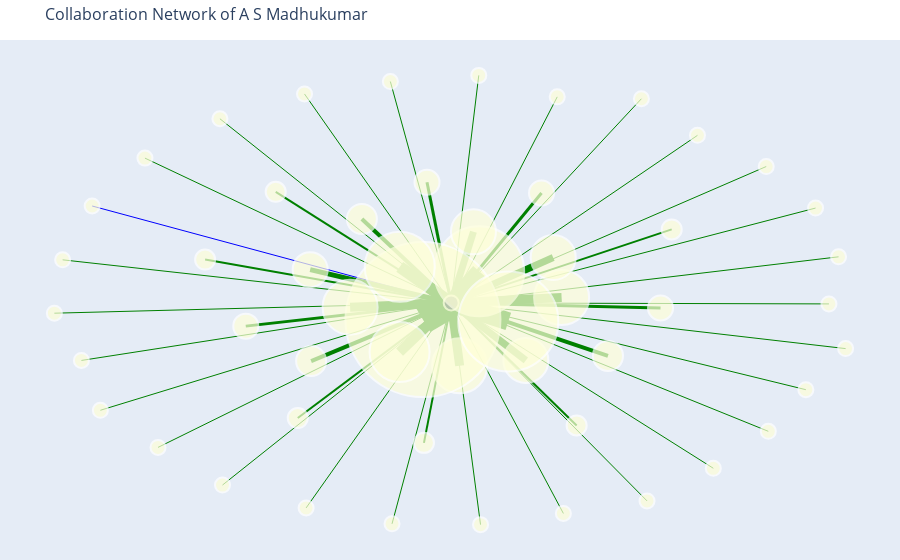

Here is the notebook cell this chart was saved with:
### Code cell
import networkx as nx
import plotly.graph_objs as go

def network_graph(colloboration_df:pd.DataFrame,target_author:str):

    G = nx.Graph()

    for index, row in collaboration_df.iterrows():
        source = row['Source']
        target = row['Target']
        affiliation = row['Affiliation']

        if G.has_edge(source, target):
            G[source][target]['weight'] += 1
        else:
            G.add_edge(source, target, weight=1, affiliation=affiliation)

    # Extract subgraph for the target author
    subgraph_nodes = [neighbor for neighbor in G.neighbors(target_author)] + [target_author]
    H = G.subgraph(subgraph_nodes)

    # Positioning of nodes
    pos = nx.spring_layout(H)

    # Edge traces
    edge_traces = []
    for edge in H.edges():
        x0, y0 = pos[edge[0]]
        x1, y1 = pos[edge[1]]
        width = H[edge[0]][edge[1]]['weight']
        color = 'blue' if H[edge[0]][edge[1]]['affiliation'] == 'NTU' else 'green'

        edge_trace = go.Scatter(
            x=[x0, x1], y=[y0, y1],
            line=dict(width=width, color=color),
            hoverinfo='none',
            mode='lines')
        edge_traces.append(edge_trace)

    # Node trace
    node_x = [pos[node][0] for node in H.nodes()]
    node_y = [pos[node][1] for node in H.nodes()]

    node_sizes = [15 if node == target_author else 10 + 5*H[target_author][node]['weight'] for node in H.nodes()]

    node_trace = go.Scatter(
        x=node_x, y=node_y,
        mode='markers',
        hoverinfo='text',
        marker=dict(
            colorscale='YlGnBu',
            size=node_sizes,
            line_width=2))

    node_adjacencies = []
    node_text = []
    for node in H.nodes():
        collaborations_with_target = H[target_author][node]['weight'] if node != target_author else ''
        node_text.append(f"{node}<br>Collaborations with {target_author}: {collaborations_with_target}")

    node_trace.marker.color = [len(list(H.neighbors(node))) for node in H.nodes()]
    node_trace.text = node_text

    # Create the figure
    fig = go.Figure(data=edge_traces + [node_trace],
                 layout=go.Layout(
                    title='Collaboration Network of ' + target_author,
                    titlefont_size=16,
                    showlegend=False,
                    hovermode='closest',
                    margin=dict(b=0, l=0, r=0, t=40),
                    xaxis=dict(showgrid=False, zeroline=False, showticklabels=False),
                    yaxis=dict(showgrid=False, zeroline=False, showticklabels=False))
                    )
    return fig

network_graph(collaboration_df,'A S Madhukumar')

### Figure 1 — Plotly figure (JSON) as saved in the notebook; plotly's stock layout.template omitted (floating-point values rounded to 4 significant figures)
{"data": [{"hoverinfo": "none", "line": {"color": "green", "width": 2}, "mode": "lines", "type": "scatter", "x": [-0.005327, -0.3888], "y": [-0.002943, -0.5105]}, {"hoverinfo": "none", "line": {"color": "green", "width": 1}, "mode": "lines", "type": "scatter", "x": [-0.005327, -0.1532], "y": [-0.002943, -0.9768]}, {"hoverinfo": "none", "line": {"color": "green", "width": 4}, "mode": "lines", "type": "scatter", "x": [-0.005327, 0.3865], "y": [-0.002943, -0.2366]}, {"hoverinfo": "none", "line": {"color": "green", "width": 9}, "mode": "lines", "type": "scatter", "x": [-0.005327, 0.2706], "y": [-0.002943, 0.02097]}, {"hoverinfo": "none", "line": {"color": "green", "width": 9}, "mode": "lines", "type": "scatter", "x": [-0.005327, 0.01586], "y": [-0.002943, -0.2799]}, {"hoverinfo": "none", "line": {"color": "green", "width": 4}, "mode": "lines", "type": "scatter", "x": [-0.005327, -0.2285], "y": [-0.002943, 0.3669]}, {"hoverinfo": "none", "line": {"color": "green", "width": 16}, "mode": "lines", "type": "scatter", "x": [-0.005327, 0.06454], "y": [-0.002943, 0.1369]}, {"hoverinfo": "none", "line": {"color": "green", "width": 7}, "mode": "lines", "type": "scatter", "x": [-0.005327, 0.1813], "y": [-0.002943, -0.2563]}, {"hoverinfo": "none", "line": {"color": "green", "width": 7}, "mode": "lines", "type": "scatter", "x": [-0.005327, 0.05034], "y": [-0.002943, 0.3104]}, {"hoverinfo": "none", "line": {"color": "green", "width": 2}, "mode": "lines", "type": "scatter", "x": [-0.005327, -0.0734], "y": [-0.002943, -0.6199]}, {"hoverinfo": "none", "line": {"color": "green", "width": 1}, "mode": "lines", "type": "scatter", "x": [-0.005327, -0.1574], "y": [-0.002943, 0.9729]}, {"hoverinfo": "none", "line": {"color": "green", "width": 1}, "mode": "lines", "type": "scatter", "x": [-0.005327, 0.06804], "y": [-0.002943, -0.9802]}, {"hoverinfo": "none", "line": {"color": "green", "width": 2}, "mode": "lines", "type": "scatter", "x": [-0.005327, -0.4439], "y": [-0.002943, 0.4866]}, {"hoverinfo": "none", "line": {"color": "green", "width": 2}, "mode": "lines", "type": "scatter", "x": [-0.005327, -0.6203], "y": [-0.002943, 0.1882]}, {"hoverinfo": "none", "line": {"color": "green", "width": 1}, "mode": "lines", "type": "scatter", "x": [-0.005327, 0.6101], "y": [-0.002943, 0.7356]}, {"hoverinfo": "none", "line": {"color": "green", "width": 1}, "mode": "lines", "type": "scatter", "x": [-0.005327, 0.782], "y": [-0.002943, 0.5982]}, {"hoverinfo": "none", "line": {"color": "green", "width": 1}, "mode": "lines", "type": "scatter", "x": [-0.005327, 0.47], "y": [-0.002943, 0.8969]}, {"hoverinfo": "none", "line": {"color": "green", "width": 29}, "mode": "lines", "type": "scatter", "x": [-0.005327, -0.07587], "y": [-0.002943, -0.07661]}, {"hoverinfo": "none", "line": {"color": "green", "width": 3}, "mode": "lines", "type": "scatter", "x": [-0.005327, -0.06577], "y": [-0.002943, 0.5287]}, {"hoverinfo": "none", "line": {"color": "green", "width": 1}, "mode": "lines", "type": "scatter", "x": [-0.005327, 0.9804], "y": [-0.002943, -0.2043]}, {"hoverinfo": "none", "line": {"color": "green", "width": 9}, "mode": "lines", "type": "scatter", "x": [-0.005327, -0.258], "y": [-0.002943, -0.02195]}, {"hoverinfo": "none", "line": {"color": "green", "width": 1}, "mode": "lines", "type": "scatter", "x": [-0.005327, -0.8821], "y": [-0.002943, -0.4762]}, {"hoverinfo": "none", "line": {"color": "green", "width": 1}, "mode": "lines", "type": "scatter", "x": [-0.005327, 0.0636], "y": [-0.002943, 1.0]}, {"hoverinfo": "none", "line": {"color": "green", "width": 1}, "mode": "lines", "type": "scatter", "x": [-0.005327, -0.9763], "y": [-0.002943, 0.187]}, {"hoverinfo": "none", "line": {"color": "blue", "width": 1}, "mode": "lines", "type": "scatter", "x": [-0.005327, -0.9026], "y": [-0.002943, 0.4242]}, {"hoverinfo": "none", "line": {"color": "green", "width": 2}, "mode": "lines", "type": "scatter", "x": [-0.005327, 0.3082], "y": [-0.002943, -0.543]}, {"hoverinfo": "none", "line": {"color": "green", "width": 1}, "mode": "lines", "type": "scatter", "x": [-0.005327, -0.738], "y": [-0.002943, -0.6398]}, {"hoverinfo": "none", "line": {"color": "green", "width": 3}, "mode": "lines", "type": "scatter", "x": [-0.005327, 0.2204], "y": [-0.002943, 0.4818]}, {"hoverinfo": "none", "line": {"color": "green", "width": 18}, "mode": "lines", "type": "scatter", "x": [-0.005327, 0.1374], "y": [-0.002943, -0.08453]}, {"hoverinfo": "none", "line": {"color": "green", "width": 1}, "mode": "lines", "type": "scatter", "x": [-0.005327, 0.9628], "y": [-0.002943, 0.2002]}, {"hoverinfo": "none", "line": {"color": "green", "width": 1}, "mode": "lines", "type": "scatter", "x": [-0.005327, -0.5833], "y": [-0.002943, 0.8087]}, {"hoverinfo": "none", "line": {"color": "green", "width": 12}, "mode": "lines", "type": "scatter", "x": [-0.005327, -0.1339], "y": [-0.002943, 0.156]}, {"hoverinfo": "none", "line": {"color": "green", "width": 10}, "mode": "lines", "type": "scatter", "x": [-0.005327, -0.1343], "y": [-0.002943, -0.2194]}, {"hoverinfo": "none", "line": {"color": "green", "width": 3}, "mode": "lines", "type": "scatter", "x": [-0.005327, -0.5187], "y": [-0.002943, -0.1053]}, {"hoverinfo": "none", "line": {"color": "green", "width": 5}, "mode": "lines", "type": "scatter", "x": [-0.005327, -0.3577], "y": [-0.002943, 0.1436]}, {"hoverinfo": "none", "line": {"color": "green", "width": 1}, "mode": "lines", "type": "scatter", "x": [-0.005327, -0.3679], "y": [-0.002943, -0.9065]}, {"hoverinfo": "none", "line": {"color": "green", "width": 1}, "mode": "lines", "type": "scatter", "x": [-0.005327, 0.9053], "y": [-0.002943, 0.4151]}, {"hoverinfo": "none", "line": {"color": "green", "width": 1}, "mode": "lines", "type": "scatter", "x": [-0.005327, 0.9387], "y": [-0.002943, -0.00734]}, {"hoverinfo": "none", "line": {"color": "green", "width": 1}, "mode": "lines", "type": "scatter", "x": [-0.005327, -0.9294], "y": [-0.002943, -0.2566]}, {"hoverinfo": "none", "line": {"color": "green", "width": 1}, "mode": "lines", "type": "scatter", "x": [-0.005327, 0.4841], "y": [-0.002943, -0.8756]}, {"hoverinfo": "none", "line": {"color": "green", "width": 7}, "mode": "lines", "type": "scatter", "x": [-0.005327, 0.2496], "y": [-0.002943, 0.1974]}, {"hoverinfo": "none", "line": {"color": "green", "width": 1}, "mode": "lines", "type": "scatter", "x": [-0.005327, 0.7872], "y": [-0.002943, -0.5689]}, {"hoverinfo": "none", "line": {"color": "green", "width": 4}, "mode": "lines", "type": "scatter", "x": [-0.005327, -0.3553], "y": [-0.002943, -0.2591]}, {"hoverinfo": "none", "line": {"color": "green", "width": 1}, "mode": "lines", "type": "scatter", "x": [-0.005327, -0.7706], "y": [-0.002943, 0.6352]}, {"hoverinfo": "none", "line": {"color": "green", "width": 2}, "mode": "lines", "type": "scatter", "x": [-0.005327, 0.5458], "y": [-0.002943, 0.321]}, {"hoverinfo": "none", "line": {"color": "green", "width": 1}, "mode": "lines", "type": "scatter", "x": [-0.005327, 0.2751], "y": [-0.002943, -0.931]}, {"hoverinfo": "none", "line": {"color": "green", "width": 1}, "mode": "lines", "type": "scatter", "x": [-0.005327, 0.2597], "y": [-0.002943, 0.9053]}, {"hoverinfo": "none", "line": {"color": "green", "width": 3}, "mode": "lines", "type": "scatter", "x": [-0.005327, 0.5178], "y": [-0.002943, -0.02519]}, {"hoverinfo": "none", "line": {"color": "green", "width": 1}, "mode": "lines", "type": "scatter", "x": [-0.005327, -0.997], "y": [-0.002943, -0.04825]}, {"hoverinfo": "none", "line": {"color": "green", "width": 1}, "mode": "lines", "type": "scatter", "x": [-0.005327, -0.5768], "y": [-0.002943, -0.8057]}, {"hoverinfo": "none", "line": {"color": "green", "width": 1}, "mode": "lines", "type": "scatter", "x": [-0.005327, 0.6498], "y": [-0.002943, -0.7319]}, {"hoverinfo": "none", "line": {"color": "green", "width": 1}, "mode": "lines", "type": "scatter", "x": [-0.005327, 0.881], "y": [-0.002943, -0.3855]}, {"hoverinfo": "none", "line": {"color": "green", "width": 1}, "mode": "lines", "type": "scatter", "x": [-0.005327, -0.3719], "y": [-0.002943, 0.9181]}, {"hoverinfo": "text", "marker": {"color": [53, 1, 1, 1, 1, 1, 1, 1, 1, 1, 1, 1, 1, 1, 1, 1, 1, 1, 1, 1, 1, 1, 1, 1, 1, 1, 1, 1, 1, 1, 1, 1, 1, 1, 1, 1, 1, 1, 1, 1, 1, 1, 1, 1, 1, 1, 1, 1, 1, 1, 1, 1, 1, 1], "colorscale": [[0, "rgb(255,255,217)"], [0.125, "rgb(237,248,177)"], [0.25, "rgb(199,233,180)"], [0.375, "rgb(127,205,187)"], [0.5, "rgb(65,182,196)"], [0.625, "rgb(29,145,192)"], [0.75, "rgb(34,94,168)"], [0.875, "rgb(37,52,148)"], [1, "rgb(8,29,88)"]], "line": {"width": 2}, "size": [15, 20, 15, 30, 55, 55, 30, 90, 45, 45, 20, 15, 15, 20, 20, 15, 15, 15, 155, 25, 15, 55, 15, 15, 15, 15, 20, 15, 25, 100, 15, 15, 70, 60, 25, 35, 15, 15, 15, 15, 15, 45, 15, 30, 15, 20, 15, 15, 25, 15, 15, 15, 15, 15]}, "mode": "markers", "text": ["A S Madhukumar<br>Collaborations with A S Madhukumar: ", "Tan Zheng Hui Ernest<br>Collaborations with A S Madhukumar: 2", "Ritabrata Maiti<br>Collaborations with A S Madhukumar: 1", "S. Barman Roy<br>Collaborations with A S Madhukumar: 4", "Zheng Hui Ernest Tan<br>Collaborations with A S Madhukumar: 9", "Shubha Sharma<br>Collaborations with A S Madhukumar: 9", "R. Swaminathan<br>Collaborations with A S Madhukumar: 4", "Rajendra Prasad Sirigina<br>Collaborations with A S Madhukumar: 16", "Anoop Kumar Krishna<br>Collaborations with A S Madhukumar: 7", "Swaminathan Ramabadran<br>Collaborations with A S Madhukumar: 7", "Mark D. J. Bowyer<br>Collaborations with A S Madhukumar: 2", "Yepuri Sudhakara Rao<br>Collaborations with A S Madhukumar: 1", "Jerome Tan<br>Collaborations with A S Madhukumar: 1", "Guohua Wang<br>Collaborations with A S Madhukumar: 2", "Shang-Kee Ting<br>Collaborations with A S Madhukumar: 2", "Abhishek Ambede<br>Collaborations with A S Madhukumar: 1", "Chau Jing Sheng<br>Collaborations with A S Madhukumar: 1", "Swagato Barman Roy<br>Collaborations with A S Madhukumar: 1", "Francois P. S. Chin<br>Collaborations with A S Madhukumar: 29", "Ponnu Jacob<br>Collaborations with A S Madhukumar: 3", "A. Prasad Vinod<br>Collaborations with A S Madhukumar: 1", "Ashish James<br>Collaborations with A S Madhukumar: 9", "Carlos G. Diaz<br>Collaborations with A S Madhukumar: 1", "Walid Saad<br>Collaborations with A S Madhukumar: 1", "Behrouz Maham<br>Collaborations with A S Madhukumar: 1", "Dusit Niyato<br>Collaborations with A S Madhukumar: 1", "Fumiyuki Adachi<br>Collaborations with A S Madhukumar: 2", "A. Alphones<br>Collaborations with A S Madhukumar: 1", "Xionghu Zhong<br>Collaborations with A S Madhukumar: 3", "A. Benjamin Premkumar<br>Collaborations with A S Madhukumar: 18", "Qian (Clara) Li<br>Collaborations with A S Madhukumar: 1", "Chiew Tong Lau<br>Collaborations with A S Madhukumar: 1", "Ernest Kurniawan<br>Collaborations with A S Madhukumar: 12", "Surya Dharma Tio<br>Collaborations with A S Madhukumar: 10", "Duc-Minh Pham<br>Collaborations with A S Madhukumar: 3", "Sudhan Majhi<br>Collaborations with A S Madhukumar: 5", "Youssef Nasser<br>Collaborations with A S Madhukumar: 1", "Jean-François Hélard<br>Collaborations with A S Madhukumar: 1", "Duy Duong Nguyen<br>Collaborations with A S Madhukumar: 1", "Boon Chong Ng<br>Collaborations with A S Madhukumar: 1", "Weidong Xiang<br>Collaborations with A S Madhukumar: 1", "Xiaoming Peng<br>Collaborations with A S Madhukumar: 7", "Ying-Chang Liang<br>Collaborations with A S Madhukumar: 1", "Zhiwei Lin<br>Collaborations with A S Madhukumar: 4", "Annamalai Benjamin Premkumar<br>Collaborations with A S Madhukumar: 1", "Zhongding Lei<br>Collaborations with A S Madhukumar: 2", "Zhenzhen Ye<br>Collaborations with A S Madhukumar: 1", "Volker P. S. Chin<br>Collaborations with A S Madhukumar: 1", "Kai Yang<br>Collaborations with A S Madhukumar: 3", "Sai Ho Wong<br>Collaborations with A S Madhukumar: 1", "Teo Choon Heng Alen<br>Collaborations with A S Madhukumar: 1", "S. Rajendran<br>Collaborations with A S Madhukumar: 1", "C. Chandra Sekhar<br>Collaborations with A S Madhukumar: 1", "B. Yegnanarayana<br>Collaborations with A S Madhukumar: 1"], "type": "scatter", "x": [-0.005327, -0.3888, -0.1532, 0.3865, 0.2706, 0.01586, -0.2285, 0.06454, 0.1813, 0.05034, -0.0734, -0.1574, 0.06804, -0.4439, -0.6203, 0.6101, 0.782, 0.47, -0.07587, -0.06577, 0.9804, -0.258, -0.8821, 0.0636, -0.9763, -0.9026, 0.3082, -0.738, 0.2204, 0.1374, 0.9628, -0.5833, -0.1339, -0.1343, -0.5187, -0.3577, -0.3679, 0.9053, 0.9387, -0.9294, 0.4841, 0.2496, 0.7872, -0.3553, -0.7706, 0.5458, 0.2751, 0.2597, 0.5178, -0.997, -0.5768, 0.6498, 0.881, -0.3719], "y": [-0.002943, -0.5105, -0.9768, -0.2366, 0.02097, -0.2799, 0.3669, 0.1369, -0.2563, 0.3104, -0.6199, 0.9729, -0.9802, 0.4866, 0.1882, 0.7356, 0.5982, 0.8969, -0.07661, 0.5287, -0.2043, -0.02195, -0.4762, 1.0, 0.187, 0.4242, -0.543, -0.6398, 0.4818, -0.08453, 0.2002, 0.8087, 0.156, -0.2194, -0.1053, 0.1436, -0.9065, 0.4151, -0.00734, -0.2566, -0.8756, 0.1974, -0.5689, -0.2591, 0.6352, 0.321, -0.931, 0.9053, -0.02519, -0.04825, -0.8057, -0.7319, -0.3855, 0.9181]}], "layout": {"hovermode": "closest", "margin": {"b": 0, "l": 0, "r": 0, "t": 40}, "showlegend": false, "title": {"font": {"size": 16}, "text": "Collaboration Network of A S Madhukumar"}, "xaxis": {"showgrid": false, "showticklabels": false, "zeroline": false}, "yaxis": {"showgrid": false, "showticklabels": false, "zeroline": false}}}
